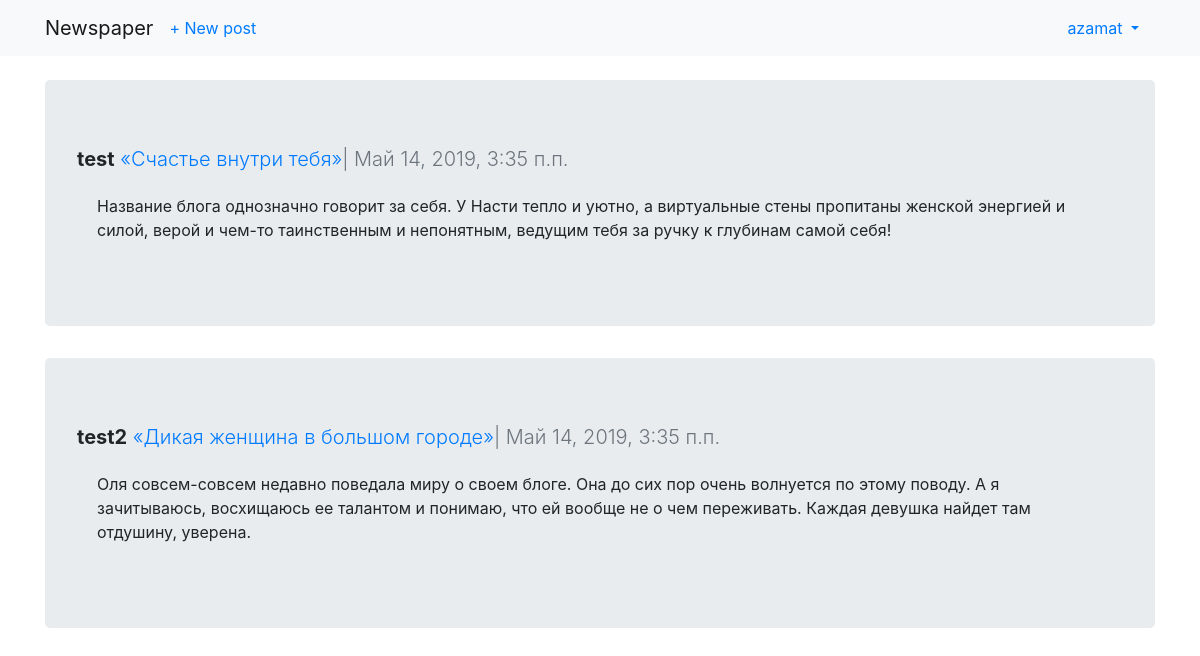
The page /articles/ (signed in) on the database its author committed.
### users/models.py (models this page shows)
class CustomUser(AbstractUser):
    age = models.PositiveIntegerField(blank=True, null=True)

### articles/models.py (models this page shows, shortened)
class Article(models.Model):
    title = models.CharField(max_length=70)
    body = models.TextField()
    date = models.DateTimeField(default=datetime.now)
    author = models.ForeignKey(get_user_model(), on_delete=models.CASCADE)
    class Meta:
        verbose_name = 'Статья'
        verbose_name_plural = 'Статьи'

### articles/views.py (the view)
# urls.py: path('', ArticleListView.as_view(), name='article')
class ArticleListView(LoginRequiredMixin, ListView):
    template_name = 'article/article_list.html'
    model = Article
    login_url = 'login'

### templates/article/article_list.html (shortened to what this page needs)
{% extends 'base.html' %}
{% block content %}
    {% for article in object_list %}
    <div class="jumbotron">
         <div class="lead">
             <span class="font-weight-bold">{{ article.author }}</span>
             <span class="text-muted"><a href="{% url 'detail' article.id %}"> {{ article.title }}</a>|
    {{ article.date }}</span>
         </div>
         <div class="card-body">
             {{ article.body }}
         </div>
    </div>
    {% endfor %}
{% endblock %}

### templates/base.html (shortened to what this page needs)
<!DOCTYPE html>
<html lang="en">
<head>
    <link rel="stylesheet" href="https://stackpath.bootstrapcdn.com/bootstrap/4.3.1/css/bootstrap.min.css">
</head>
<body>
<nav class="navbar navbar-expand-lg navbar-light bg-light mb-4">
<div class="container">
        {% if user.is_authenticated %}
  <a class="navbar-brand" href="{% url 'article' %}">Newspaper</a>
<ul class="navbar-nav mr-auto">
    <li class="nav-item" > <a href="{% url 'create' %}">+ New post</a> </li>
</ul>
    <form class="form-inline my-2 my-lg-0">
         <div class="nav-item dropdown">
        <a class="nav-link dropdown-toggle" href="#" id="navbarDropdown" role="button" data-toggle="dropdown" aria-haspopup="true" aria-expanded="false">
          {{ user.username }}
        </a>
      </div>
        {% endif %}
    </form>
    </div>
</nav>
<div class="container">
{% block content %}
{% endblock %}
</div>
</body>
</html>

### rows shown on the page
CustomUser: username "azamat"
Article: author "test", title "«Счастье внутри тебя»", date "Май 14, 2019, 3:35 п.п.", body "Название блога однозначно говорит за себя. У Насти тепло и уютно, а виртуальные стены пропитаны женской энергией и силой, верой и чем-то таинственным и непонятным, ведущим тебя за ручку к глубинам самой себя!"
Article: author "test2", title "«Дикая женщина в большом городе»", date "Май 14, 2019, 3:35 п.п.", body "Оля совсем-совсем недавно поведала миру о своем блоге. Она до сих пор очень волнуется по этому поводу. А я зачитываюсь, восхищаюсь ее талантом и понимаю, что ей вообще не о чем переживать. Каждая девушка найдет там отдушину, уверена."
